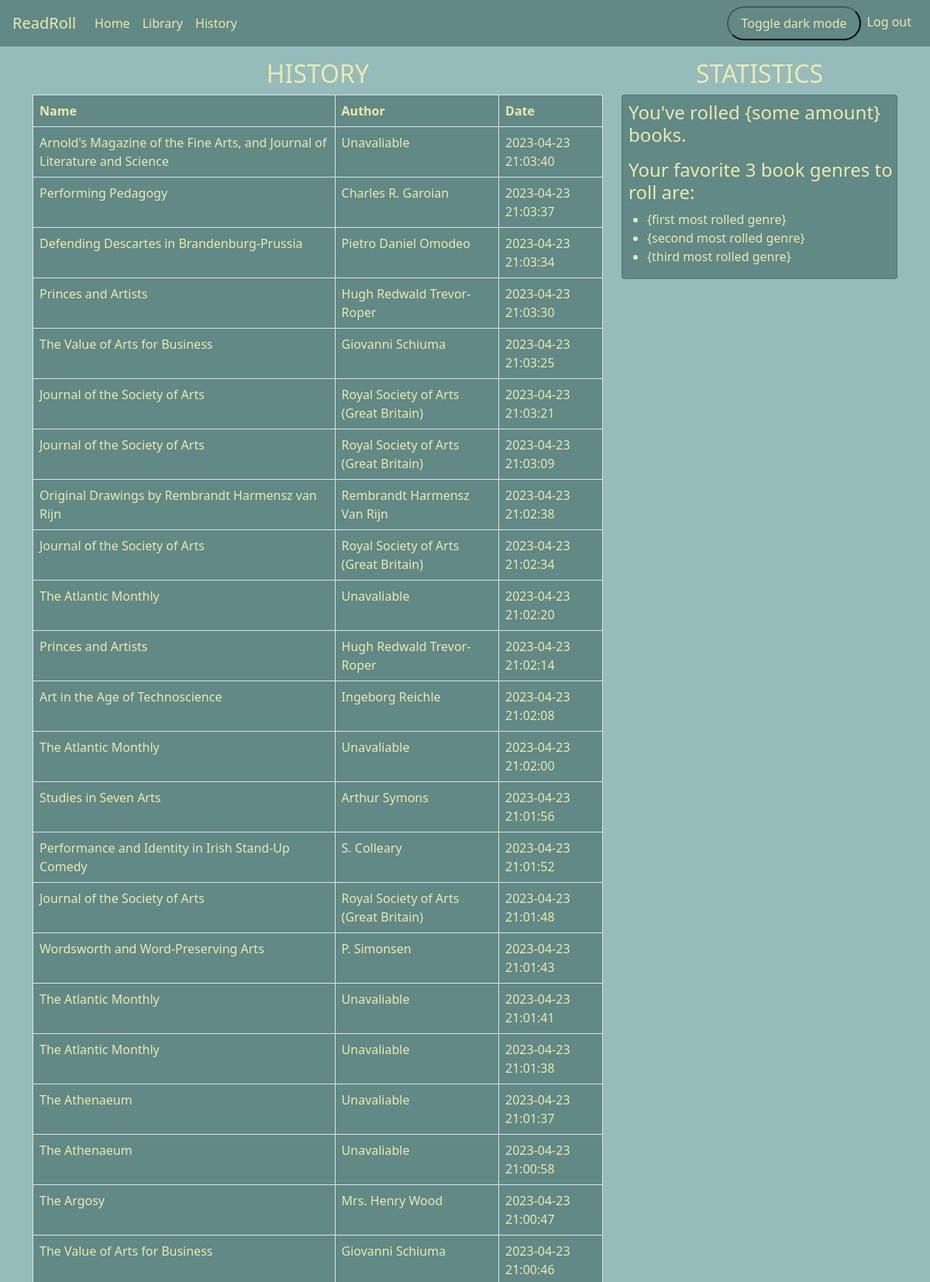
Screenshot of /history (signed in, upper part) with the database file from the repository.
### tables this page shows
CREATE TABLE history (
  position_id INTEGER NOT NULL PRIMARY KEY AUTOINCREMENT, 
  book_name TEXT NOT NULL, 
  author TEXT NOT NULL, 
  date_added TEXT DEFAULT (datetime(CURRENT_TIMESTAMP, 'localtime')), 
  user_id INTEGER NOT NULL, 
  FOREIGN KEY(user_id) REFERENCES users(id)
);

### app.py (the view)
@app.route("/history")
@login_required
def history():
    db = sqlite3.connect('readroll.db')
    db.row_factory = sqlite3.Row
    cursor = db.cursor()
    cursor.execute("SELECT * FROM history WHERE user_id=? ORDER BY date_added DESC", (session["user_id"],))
    lib = cursor.fetchall()
    history = [dict(i) for i in lib]
    return render_template('history.html', history=history)

### functions.py (called while the page is built)
def login_required(f):
    @wraps(f)
    def decorated_function(*args, **kwargs):
        if session.get("user_id") is None:
            return redirect("/login")
        return f(*args, **kwargs)
    return decorated_function

### templates/history.html (shortened to what this page needs)
{% extends "layout.html"%}
{% block main %}
  <link rel="stylesheet" type="text/css" href="{{ url_for('static', filename='style.css') }}">
  <link id="fixed-footer" rel="stylesheet" type="text/css" href="{{ url_for('static', filename='style_fixed_footer.css') }}">
<div class="container">
    <div class="row">
        <div class="col">
            <h1 class="lead text-center">HISTORY</h1>
            <table class="table table-bordered">
            <thead>
                <tr>
                    <th>Name</th>
                    <th>Author</th>
                    <th>Date</th>
                </tr>
            </thead>
            <tbody>
                {% for title in history %}
                <tr>
                    <td>{{ title.book_name }}</td>
                    <td>{{ title.author }}</td>
                    <td>{{ title.date_added }}</td>
                </tr>
                {% endfor %}
            </tbody>
            </table>
        </div>
        <div class="col-4" id="stats">
            <h1 class="lead text-center">STATISTICS</h1>
            <div class="card">
                <h4>You've rolled {some amount} books.</h4>
                <h4>Your favorite 3 book genres to roll are:</h4>
                <ul>
                    <li>{first most rolled genre}</li>
                    <li>{second most rolled genre}</li>
                    <li>{third most rolled genre}</li>
                </ul>
            </div>
        </div>
    </div>
</div>
{% endblock %}

### templates/layout.html (shortened to what this page needs)
<!DOCTYPE html>
<html lang="en">
  <head>
      <link rel="stylesheet" type="text/css" href="{{ url_for('static', filename='style.css') }}">
      <link href="https://cdn.jsdelivr.net/npm/bootstrap@5.0.2/dist/css/bootstrap.min.css" rel="stylesheet">
  </head>
  <body onload="setTheme()" class="light-theme" id="html-body">
    <nav class="navbar navbar-expand-lg">
      <a class="navbar-brand" href="/about">ReadRoll</a>
      <div class="collapse navbar-collapse" id="navbarNav">
        {% if session["user_id"] %}
          <ul class="navbar-nav me-auto" id="left-nav">
            <li class="nav-item"><a class="nav-link" href="/">Home</a></li>
            <li class="nav-item"><a class="nav-link" href="/library"">Library</a></li>
            <li class="nav-item"><a class="nav-link" href="/history"">History</a></li>
          </ul>
          <ul class="navbar-nav ms-auto" id="right-nav">
            <div class="theme-switch">
              <button onclick=toggleSwitch()>Toggle dark mode</button>
            </div>
            <li class="nav-item"><a class="nav-link" id="login" href="/logout">Log out</a></li>
          </ul>
        {% endif %}
      </div>
    </nav>
    <main>
      {% block main %}
      {% endblock %}
    </main>
    <script src="https://cdn.jsdelivr.net/npm/bootstrap@5.3.0-alpha3/dist/js/bootstrap.min.js"></script>   </body>
</html>

### static/style.css (style rules this page uses)
.light-theme { --background-color: #96bbbbff; --primary-color: #618985ff; --card-color: #618985ff; --text-color: rgb(235, 234, 172); }
.theme-switch button { display: inline-block; padding: 8px 16px; border-radius: 50px; text-decoration: none; transition: all 0.3s ease; }
main, body { background-color: var(--background-color); }
h1, h2, h3, h4, h5, p, label, li, a, .card-header { color: var(--text-color) }
tr, td, button, .btn { color: var(--text-color); background-color: var(--card-color); }
.navbar { background-color: var(--primary-color); }
.nav-link, .navbar-brand { color: var(--text-color); }
.card { background-color: var(--card-color); }
.lead { font-size: xx-large; }
.navbar-brand { margin-left: 1rem; }
nav ul #login { margin-right: 1rem; }

### templates/history.html (style rules this page uses)
.container { margin-top: 1rem; }
h4 { margin-top: 0.5rem; margin-left: 0.5rem; }
#stats { margin-bottom: 1rem; }

### rows the page displays
history: book_name "Arnold's Magazine of the Fine Arts, and Journal of Literature and Science", author "Unavaliable", date_added "2023-04-23 21:03:40"
history: book_name "Performing Pedagogy", author "Charles R. Garoian", date_added "2023-04-23 21:03:37"
history: book_name "Defending Descartes in Brandenburg-Prussia", author "Pietro Daniel Omodeo", date_added "2023-04-23 21:03:34"
history: book_name "Princes and Artists", author "Hugh Redwald Trevor-Roper", date_added "2023-04-23 21:03:30"
history: book_name "The Value of Arts for Business", author "Giovanni Schiuma", date_added "2023-04-23 21:03:25"
history: book_name "Journal of the Society of Arts", author "Royal Society of Arts (Great Britain)", date_added "2023-04-23 21:03:21"
history: book_name "Journal of the Society of Arts", author "Royal Society of Arts (Great Britain)", date_added "2023-04-23 21:03:09"
history: book_name "Original Drawings by Rembrandt Harmensz van Rijn", author "Rembrandt Harmensz Van Rijn", date_added "2023-04-23 21:02:38"
history: book_name "Journal of the Society of Arts", author "Royal Society of Arts (Great Britain)", date_added "2023-04-23 21:02:34"
history: book_name "The Atlantic Monthly", author "Unavaliable", date_added "2023-04-23 21:02:20"
history: book_name "Princes and Artists", author "Hugh Redwald Trevor-Roper", date_added "2023-04-23 21:02:14"
history: book_name "Art in the Age of Technoscience", author "Ingeborg Reichle", date_added "2023-04-23 21:02:08"
history: book_name "The Atlantic Monthly", author "Unavaliable", date_added "2023-04-23 21:02:00"
history: book_name "Studies in Seven Arts", author "Arthur Symons", date_added "2023-04-23 21:01:56"
history: book_name "Performance and Identity in Irish Stand-Up Comedy", author "S. Colleary", date_added "2023-04-23 21:01:52"
history: book_name "Journal of the Society of Arts", author "Royal Society of Arts (Great Britain)", date_added "2023-04-23 21:01:48"
history: book_name "Wordsworth and Word-Preserving Arts", author "P. Simonsen", date_added "2023-04-23 21:01:43"
history: book_name "The Atlantic Monthly", author "Unavaliable", date_added "2023-04-23 21:01:41"
history: book_name "The Atlantic Monthly", author "Unavaliable", date_added "2023-04-23 21:01:38"
history: book_name "The Athenaeum", author "Unavaliable", date_added "2023-04-23 21:01:37"
history: book_name "The Athenaeum", author "Unavaliable", date_added "2023-04-23 21:00:58"
history: book_name "The Argosy", author "Mrs. Henry Wood", date_added "2023-04-23 21:00:47"
history: book_name "The Value of Arts for Business", author "Giovanni Schiuma", date_added "2023-04-23 21:00:46"
